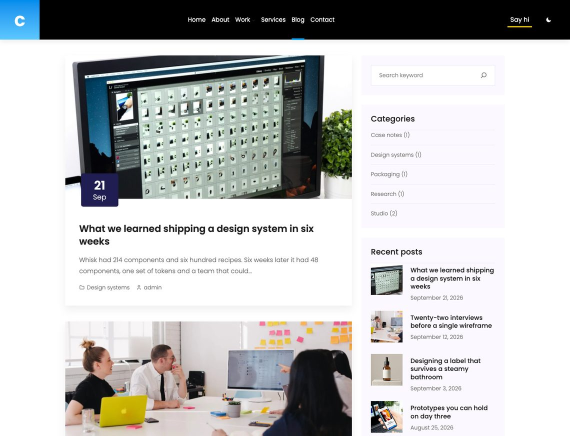
#> input picture .dev/publish/images/creative-agency-block-theme-blog.jpg, 1140 x 871 px (shown at 1/2 size)
$ python side-by-side.py publish/images/creative-agency-block-theme-blog.jpg publish/images/creative-agency-block-theme-colour-palettes.jpg publish/images/creative-agency-block-theme-colour-palettes.jpg 1.0
#> lines starting #> are read from the running program, lines starting #| are printed output that depends on the picture
#!/usr/bin/env python3
"""Put two full-page captures side by side, labelled, on one canvas.

    python3 .dev/side-by-side.py template.png theme.png out.jpg [scale]

Tall pages are scaled down together, so the same section sits at roughly the
same height on both sides and a difference in rhythm is visible at a glance.
"""
import sys
from PIL import Image, ImageDraw

left, right, out = sys.argv[1:4]
scale = float(sys.argv[4]) if len(sys.argv) > 4 else 0.5
a, b = Image.open(left).convert("RGB"), Image.open(right).convert("RGB")
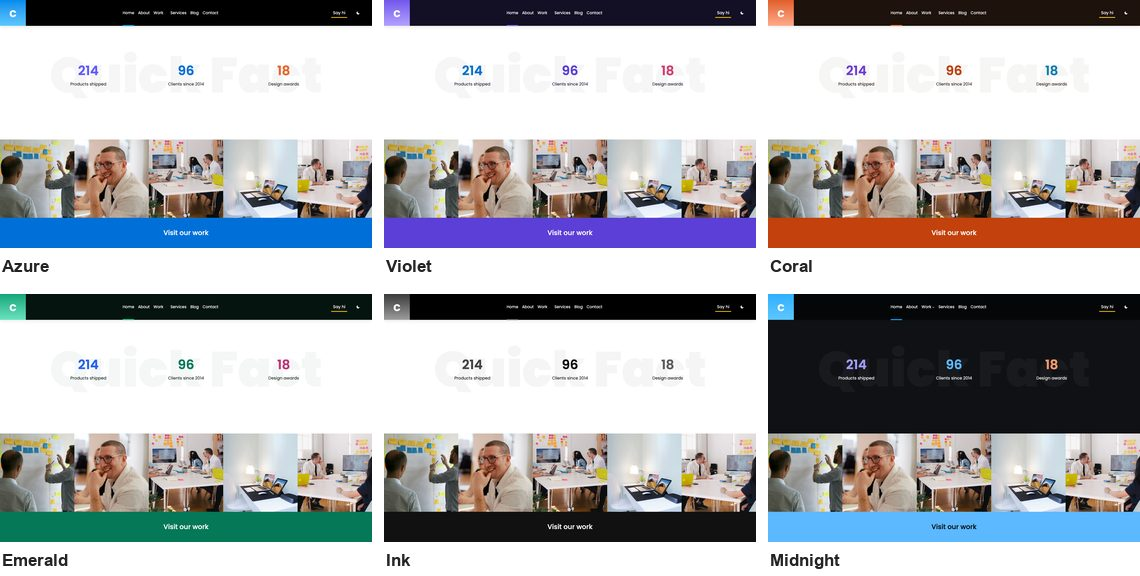
#> input picture .dev/publish/images/creative-agency-block-theme-colour-palettes.jpg, 1140 x 576 px
#> a is the input picture: PIL image 1140x871 RGB; mean R, G, B 192.7, 193.6, 193.5
#> b is the input picture: PIL image 1140x576 RGB; mean R, G, B 175.2, 176, 178.7
gap, label = 24, 36
w = a.width + b.width + gap
#> w = 2304
h = max(a.height, b.height) + label
#> h = 907
canvas = Image.new("RGB", (w, h), (200, 200, 200))
#> canvas: PIL image 2304x907 RGB; every value is 200
canvas.paste(a, (0, label))
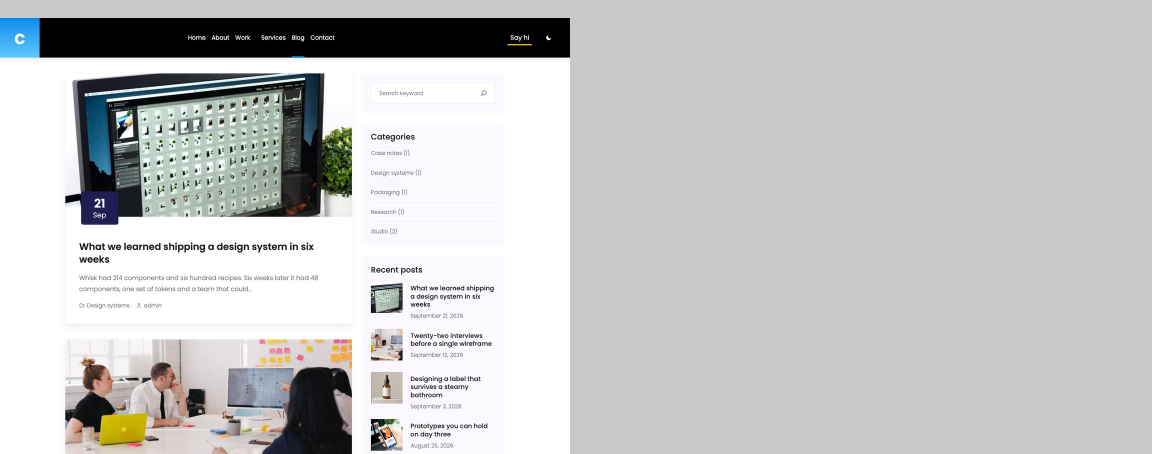
#> canvas: PIL image 2304x907 RGB (shown at 1/2 size); mean R, G, B 196.5, 197, 196.9
canvas.paste(b, (a.width + gap, label))
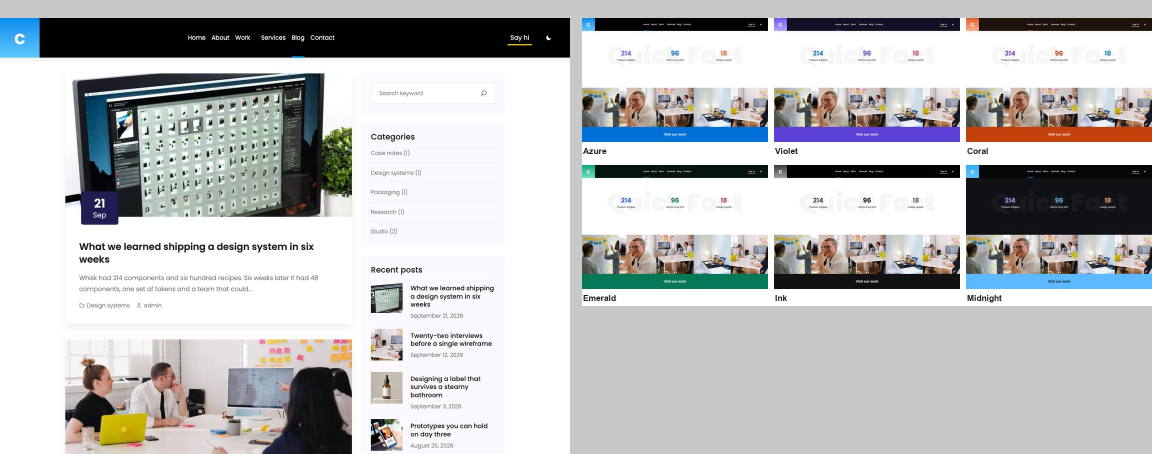
#> canvas: PIL image 2304x907 RGB (shown at 1/2 size); mean R, G, B 188.8, 189.4, 190.2
d = ImageDraw.Draw(canvas)
d.text((10, 10), "HTML template  " + left.rsplit("/", 1)[-1], fill=(0, 0, 0))
d.text((a.width + gap + 10, 10), "Block theme  " + right.rsplit("/", 1)[-1], fill=(0, 0, 0))
canvas = canvas.resize((int(w * scale), int(h * scale)), Image.LANCZOS)
canvas.save(out, quality=82)
print(out, canvas.size)
#| publish/images/creative-agency-block-theme-colour-palettes.jpg (2304, 907)
